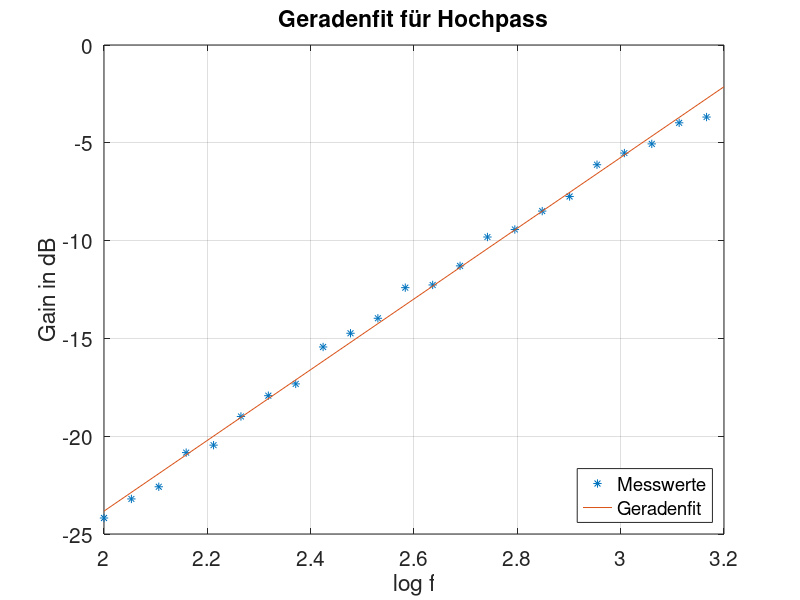

Write the MATLAB code that produced this figure.
close all;
clear all;

data=importdata('2b_bode_hoch.txt');

%Frequenz
f=data(:,1);
%Gain dB
db=data(:,2);

f=log10(f(f<1500));
db=db(db<-3.4);

m=18.08;
t=-59.99;

x=[2 3.2];
y=m*x+t;

dy=y(2)-y(1)

plot(f,db,'*')
hold on
plot(x,y)

grid on
xlabel('log f','Fontsize',15)
ylabel('Gain in dB','Fontsize',15)
legend('Messwerte','Geradenfit','Fontsize',15,'Location','Southeast')
xlim([2 3.2])
set(gca,'Fontsize',15);
title('Geradenfit für Hochpass')
